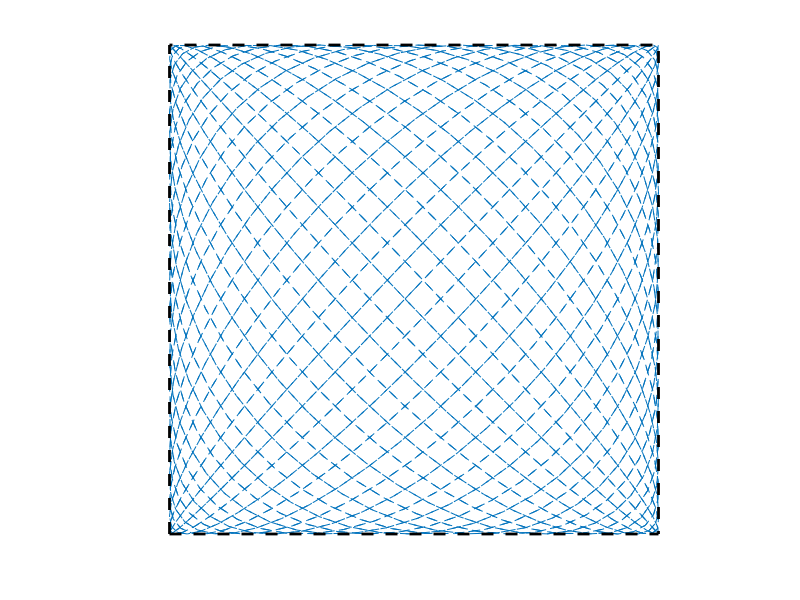

This figure's MATLAB source: (Note: this script raises an error after producing the figure.)
clear
% close all
clc
%% Lissajous scan trajectory
X0=64;Y0=64;
A=128;B=128;    % A,B represent the range of X,Y respectively
fx=41;fy=43;
f=2000;
T=1;  %T = lcm(fx,fy)/(fx*fy)
t=(0:1/f:T)';
x=X0+A/2*sin(2*pi*fx*t);
y=Y0+B/2*sin(2*pi*fy*t);

path_len=sum(sqrt((x(2:end)-x(1:(end-1))).^2+(y(2:end)-y(1:(end-1))).^2))

set(0,'DefaultFigureWindowStyle','docked') 
figure
plot(x,y,'--')
hold on
axis equal;xlim([X0-A/2,X0+A/2]);ylim([Y0-B/2,Y0+B/2])
% for i=1:length(t) % show the dynamic process 
%     plot(x(i),y(i),'*')
%     if i~=length(t)
%         plot([x(i),x(i+1)],[y(i),y(i+1)],'--');
%     end
%     pause(0.01)
% end
plot([0 0 128 128 0],[0 128 128 0 0],'k--','LineWidth',2)
axis off
grid off
% tightfig
set_fig_units_cm(10,10)